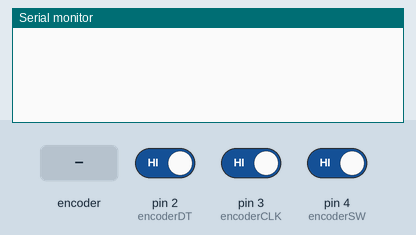
This sketch was run on a simulated Arduino Leonardo, built with avr-gcc and run on an emulated ATmega32U4. On the bench: the last lines printed to the serial monitor. The inputs (shaded band) are chosen by the test bench; at power-on: pin 4 (encoderSW) HIGH, pin 2 (encoderDT) HIGH, pin 3 (encoderCLK) HIGH. USB keyboard and mouse output is not drawn.

Above: at 6.2 s.
6.3 s: rotary encoder on pin 3 (encoderCLK) / pin 2 (encoderDT) turned 1 step (first pin leading)
At 7.0 s:
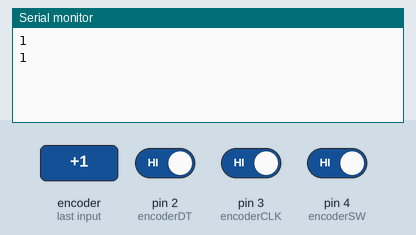
8.0 s: pin 4 (encoderSW) driven LOW
At 9.2 s:
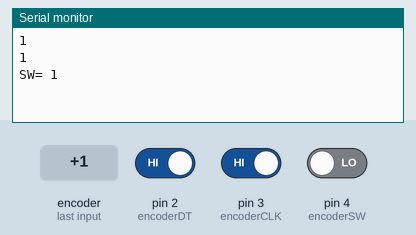
9.5 s: rotary encoder on pin 3 (encoderCLK) / pin 2 (encoderDT) turned 2 steps (second pin leading)
At 11.1 s:
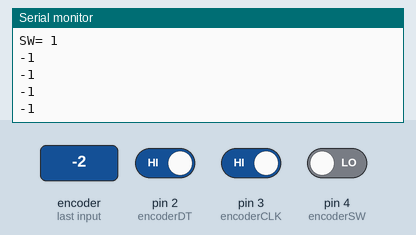

Measured:
- after the input at 6.3 s, the serial monitor: prints a new line after 0.06 s (image 1)
- after the input at 8.0 s, the serial monitor: prints a new line at once (image 2)
- after the input at 9.5 s, the serial monitor: prints a new line after 0.10 s (image 3)

The sketch:

MouseTest.ino
```cpp
#include <Mouse.h>

#define encoderDT 2
#define encoderCLK 3 // Interrupt
#define encoderSW 4

int previousDT;
int previousCLK;
int previousSW;


int actualSW;

bool clicked = false;
int multiplier = 10;
int dir = 0;
int encoderPos = 0;
int previousEncoderPos = 0;

void setup()
{
Serial.begin(9600);
Mouse.begin();
delay(5000);

////////rotaryEncoder//////////
pinMode(encoderDT, INPUT_PULLUP);
pinMode(encoderCLK, INPUT_PULLUP);
pinMode(encoderSW, INPUT_PULLUP);
attachInterrupt(digitalPinToInterrupt(encoderCLK), doEncoder, CHANGE);
previousDT = digitalRead(encoderDT);
previousCLK = digitalRead(encoderCLK);
previousSW = digitalRead(encoderSW);
////////rotaryEncoder//////////

}


void loop()
{

actualSW = digitalRead(encoderSW); // Without debouncing
if (actualSW == LOW && previousSW == HIGH) //check for click
 {
   clicked = !clicked;
   Serial.print("SW= ");
   Serial.println(actualSW==LOW);
 }
previousSW = digitalRead(encoderSW);


dir = rotaryDir();
if(dir != 0)
  {
    moveMouse();
    Serial.println(dir);
  }
}


//Rotary Encoder Logic
int rotaryDir()
{
  dir = encoderPos - previousEncoderPos;
  previousEncoderPos = encoderPos;
//  if(dir == 1)
//  {
//  moveup();
//  Serial.print(actualSW);
//  Serial.print(" ");
//  Serial.print(encoderPos);
//  Serial.println(" CW");
//  }
//
//  if(dir == -1)
//  {
//  movedown();
//  Serial.print(actualSW);
//  Serial.print(" ");
//  Serial.print(encoderPos);
//  Serial.println(" CCW");
//  }


  delay(40);
  return dir;
}

void doEncoder() //rotary encoder interupt
{
int actualCLK = digitalRead(encoderCLK);
int actualEncoderDT = digitalRead(encoderDT);

if ((actualCLK == 1) and (previousCLK == 0))
{
if (actualEncoderDT == 1){
encoderPos--;}
else{
encoderPos++;}
}

if ((actualCLK == 0) and (previousCLK == 1))
{
if (actualEncoderDT == 1){
encoderPos++;}
else{
encoderPos--;}
}

previousCLK = actualCLK;
}

void moveup()
{
  if(clicked)
  Mouse.move(0, 1 * multiplier, 0);
  else
  Mouse.move(1 * multiplier, 0, 0);
}

void movedown()
{
  if(clicked)
  Mouse.move(0, -1 * multiplier, 0);
  else
  Mouse.move(-1 * multiplier, 0, 0);
}

void moveMouse()
{
  if(clicked)
  {
    Mouse.move(0, dir * multiplier, 0);
  }
  if(!clicked)
  {
    Mouse.move(dir * multiplier, 0, 0);
  }
}
```
